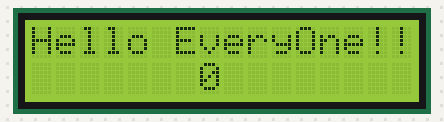
Bench run of a sketch on a simulated Arduino Uno, built with avr-gcc and run on an emulated ATmega328P. Shown: 16×2 character LCD.

Above: at 0.1 s.
At 4.1 s:
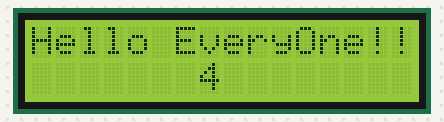
At 9.1 s:
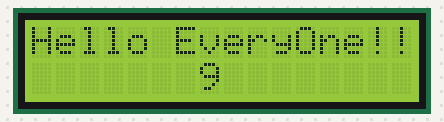
At 19.1 s:
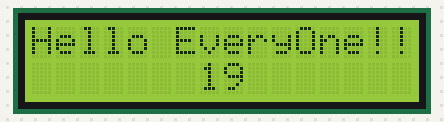
At 29.1 s:
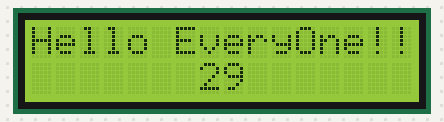
At 39.1 s:
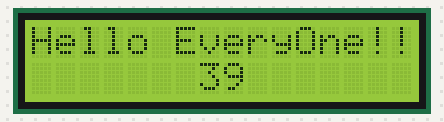

Measured:
- what the display in image 1 shows lasts 1.0 s, from 4.0 s to 5.0 s

The sketch:

LCD_Screen.ino
```cpp
#include <LiquidCrystal.h>
LiquidCrystal lcd(12,11,5,4,3,2);

void setup() {
  lcd.begin(16,2);
  lcd.print("Hello EveryOne!!");
}

void loop() {
  lcd.setCursor(7,1);
  lcd.print(millis()/1000);
}
```
